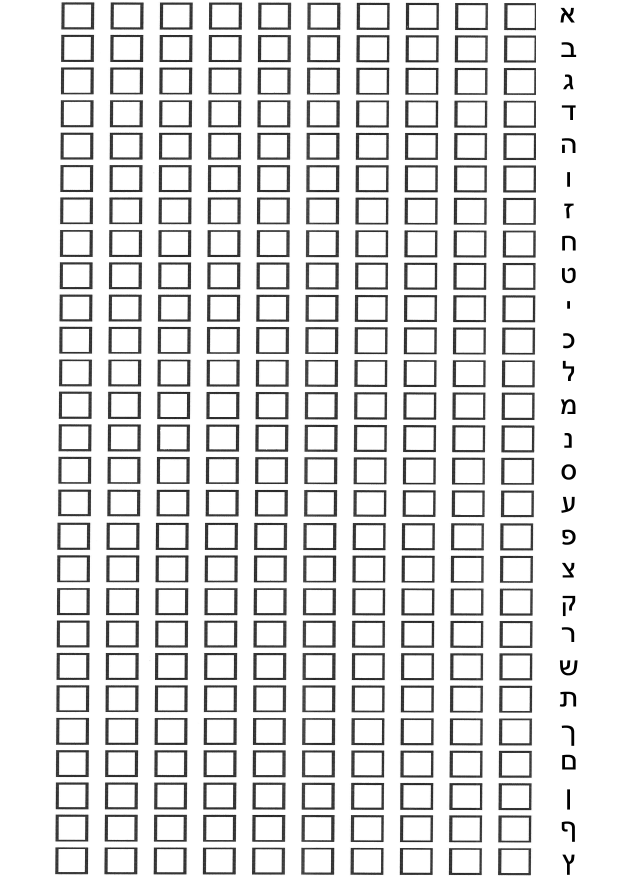
#> input picture Letters Dataset Collection/page.jpg, 2480 x 3508 px (shown at 1/4 size)
$ python -i convertImg.py   (imports and definitions only)
#> lines starting #> are read from the running program, lines starting #| are printed output that depends on the picture; after the words box and inside, x2 and y2 are one past the last pixel; in counts of white or black regions, pixels touching at a corner belong together
### GUI/sumPixels.py
import cv2
import matplotlib.pyplot as plt
import numpy as np
from scipy.signal import argrelextrema
from scipy.signal import savgol_filter
from statistics import median


####################################################################
# this function get an array as input
# and returns the median of the differences between the points
def findMedian(points):
   differences = list()
   if len(points) <= 1:
       return 0
   for i in range(len(points)):
       if i > 0:
           differences.append(points[i] - points[i - 1])
   return median(differences)

####################################################################

def detect_Lines(original,thresh):

    hight, width = thresh.shape[:2]
    # creates a vector that containing the sum of pixels per line
    img_row_sum = np.sum(thresh, axis=1)

    # smoothing the data by Savitzky–Golay filter
    w = savgol_filter(img_row_sum,19, 1)

    # find maximum points
    c_w_max = argrelextrema(w, np.greater, order=5)

    # find the median of the differences between two adjacent maximum points
    median_prev = findMedian(c_w_max[0])

    # initialize stop conditions
    delta = 1  # threshold of change between iterations
    i = 2  # index of current iteration

    # in each iteration, do smooth until the difference between iterations < delta
    while 1:
     for x in range(i):
        if x == 0:
            w = savgol_filter(w, 11, 1)
        else:
            w = savgol_filter(w, 9, 1)
     c_w_max = argrelextrema(w, np.greater, order=5)
     median_next = findMedian(c_w_max[0])
     if abs(median_next-median_prev) <= delta:
        break
     median_prev = median_next
     i += 1

    # ####################################################################
    # # show current status
    # plt.scatter(c_w_max[0], w[c_w_max[0]], linewidth=1.5, s=40, c='black')
    # plt.plot(img_row_sum)
    # plt.plot(w, 'pink')
    # plt.show()

    ####################################################################
    # after smoothing the graph, now we will find the minimum upper and lower points of the line- Y's values
    max_points = c_w_max[0]
    lines_upper, lines_lower = list(), list()
    min = img_row_sum[0]
    indexU, indexL = 0, 0 # holds the bounderys of the lower and upper Y's values of the lines
    i, j, k = 0, 0, 0 # indexs of minimum points
    while i < len(img_row_sum) and j < len(max_points):
        while i < max_points[j]:
            if img_row_sum[i] < min:
                min = img_row_sum[i]
                indexL = i
            i += 1
            if img_row_sum[k] <= min:
                min = img_row_sum[k]
                indexU = k
            k += 1
        lines_lower.append(indexL)
        lines_upper.append(indexU)
        min = img_row_sum[max_points[j]]
        j += 1

    ####################################################################
    # finding the last minimum point, so we could find the last lower line.
    last_max_point = max_points[len(max_points)-1]
    last_min_point=  img_row_sum[last_max_point]
    index = 0
    for x in range(last_max_point,len(img_row_sum)):
      if img_row_sum[x] < last_min_point:
          index = x
          last_min_point = img_row_sum[x]
    lines_lower.append(index)

    ####################################################################
    # cut's each line
    lines = list()
    min_line_hight = 20
    count_lines_min_hight = 0
    for v in range(len(lines_upper)):
        if lines_upper[v] > lines_lower[v + 1]:
            continue
        roi = original[lines_upper[v]:lines_lower[v + 1], 0:width]
        if roi.shape[0] < min_line_hight:
            count_lines_min_hight += 1
        if roi.shape[0] > 7:
            lines.append(roi)
        # cv2.imshow('malben', roi)
        # cv2.imwrite("alo1/" + str(v) + ".png", roi)
        # cv2.waitKey(0)
    if count_lines_min_hight > len(lines)*0.5:
        print(count_lines_min_hight, len(lines)*0.5)
        return lines, 1
    return lines, 0

####################################################################

### GUI/convertImg.py
import sumPixels
import cv2
import Dynamic_dilation
import Prediction
import FindLetters
import numpy as np


# [50 lines left out: function convert_the_image, not called in this run]


def sumPixels_stage(original):
    """
        this function is for detectin the lines from the image.
    :param original: gets the image in grayscale
    :return: array of images with all the image lines
    """
    copy_img = original.copy()
    ret, thresh = cv2.threshold(copy_img, 127, 255, cv2.THRESH_BINARY_INV)

    # init - size_flg check if the image need resize
    lines, size_flg = sumPixels.detect_Lines(original, thresh)

    # in case the image need resize the call again to the function with the resize image
    if size_flg == 1:
        original = cv2.resize(original, (original.shape[1] * 2, original.shape[0] * 2))
        thresh = cv2.resize(thresh, (thresh.shape[1] * 2, thresh.shape[0] * 2))
        lines, size_flg = sumPixels.detect_Lines(original, thresh)

    return lines


# [155 lines left out: functions init_Neural_Network, classify_letters_images, check_c, vav_OR_yud, z_Or_g, not called in this run]

>>> import cv2
>>> picture = cv2.imread('../Letters Dataset Collection/page.jpg', cv2.IMREAD_GRAYSCALE)
#> picture is the input picture: shape (3508, 2480); min 0, max 255, mean 226.7
>>> result = sumPixels_stage(picture)
#> in sumPixels_stage, `ret, thresh = cv2.threshold(copy_img, 127, 255, cv2.THRESH_BINARY_INV)`:
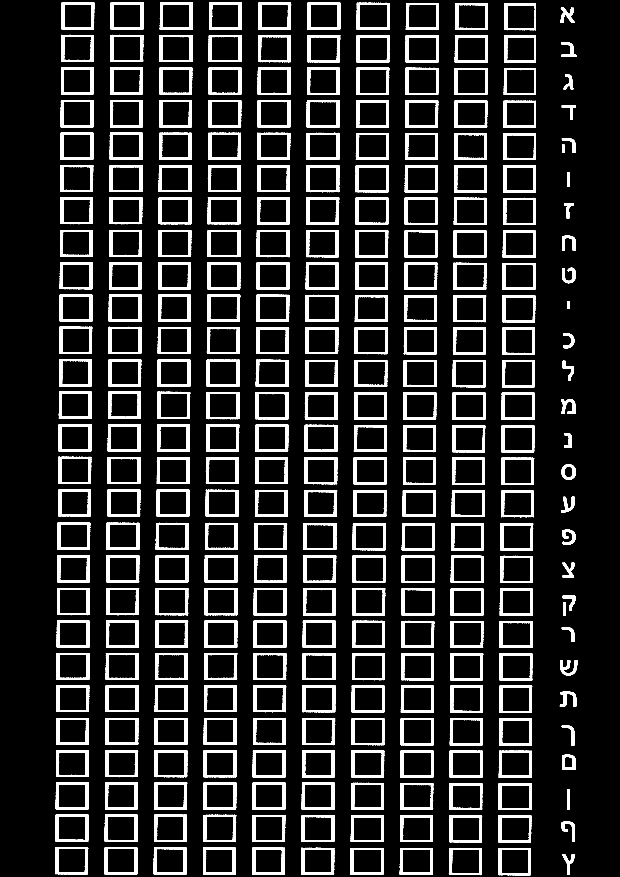
#> thresh: shape (3508, 2480) (shown at 1/4 size); 13.3% white; 299 white regions, largest, box (x1, y1, x2, y2) and area: (628, 1698, 760, 1806) 4502, (432, 1567, 564, 1676) 4501, (1207, 3131, 1339, 3239) 4490
#> in detect_Lines, `img_row_sum = np.sum(thresh, axis=1)`: img_row_sum = 3508 values, max 337365 at index 3495, min 0 at index 0, mean 83882.9
#> in detect_Lines, `w = savgol_filter(img_row_sum,19, 1)`: w = 3508 values, max 179197.9 at index 2971, min -85332.4 at index 0, mean 83686
#> the loop in findMedian, `for i in range(len(points)):` made 118 passes
#> after the loop in findMedian, `for i in range(len(points)):`: differences = 117 values, max 69 at index 89, min 6 at index 22, mean 29.67
#> in detect_Lines, `median_prev = findMedian(c_w_max[0])`: median_prev = 28
#> the loop in detect_Lines, `while 1:` made 6 passes
#> (median_next, median_prev) on passes 1 to 5: (34, 34), (36, 36), (39, 39), (47, 47), (86, 86)
#> median_next on pass 6: 85
#> after the loop in detect_Lines, `while 1:`: i = 7; w = 3508 values, max 108307.8 at index 2975, min -49534.7 at index 0, mean 82961.4
#> in detect_Lines, `max_points = c_w_max[0]`: max_points = 54 values from 27 to 3483
#> in detect_Lines, `min = img_row_sum[0]`: min = 0
#> the loop in detect_Lines, `while i < len(img_row_sum) and j < len(max_points):` made 54 passes
#> min on passes 1 to 12: 58140, 333285, 333030, 333285, 333795, 58905, 58650, 333540, 333030, 333540, 334050, 333795
#> after the loop in detect_Lines, `while i < len(img_row_sum) and j < len(max_points):`: i = 3483; indexL = 3409; j = 54; k = 3483; lines_lower = 54 values from 0 to 3409; lines_upper = 54 values from 8 to 3409
#> in detect_Lines, `last_max_point = max_points[len(max_points)-1]`: last_max_point = 3483
#> in detect_Lines, `last_min_point=  img_row_sum[last_max_point]`: last_min_point = 61710
#> the loop in detect_Lines, `for x in range(last_max_point,len(img_row_sum)):` made 25 passes
#> (index, last_min_point) on passes 18 to 19: (3500, 23970), (3501, 0)
#> after the loop in detect_Lines, `for x in range(last_max_point,len(img_row_sum)):`: index = 3501; last_min_point = 0
#> the loop in detect_Lines, `for v in range(len(lines_upper)):` made 54 passes
#> pass 1, in detect_Lines, `roi = original[lines_upper[v]:lines_lower[v + 1], 0:width]`:
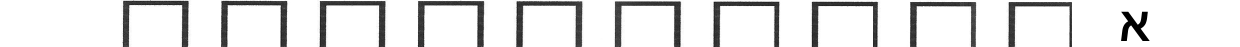
#> roi: shape (93, 2480) (shown at 1/2 size); min 0, max 255, mean 226.3
#> after the loop in detect_Lines, `for v in range(len(lines_upper)):`: count_lines_min_hight = 20; lines = 54 items
#> in sumPixels_stage, `lines, size_flg = sumPixels.detect_Lines(original, thresh)`: size_flg = 0
#> result = 54 items
